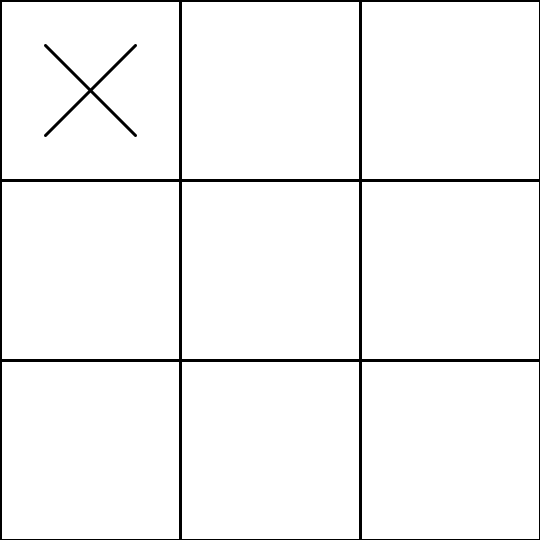
Frame 1 (no input)
Frame 60 (the mouse pressed at the canvas centre just before this capture): identical to frame 1, image omitted
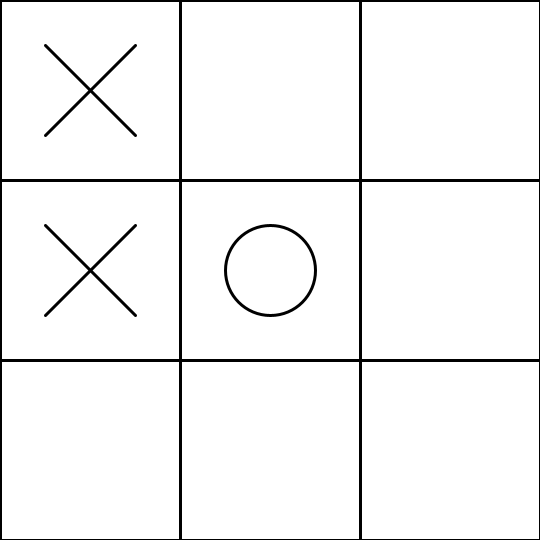
Frame 120 (the mouse held since frame 60 and released just before this capture)

The Processing sketch that drew these frames (run headless with seeded random() and noise(); from frame 60 on, the mouse is pressed at the canvas centre):

// Processing sketch: Tic_Tac_Toe
// ── Tic_Tac_Toe.pde
char[][] board;
int r;
char turn;
char human;
char algorithm;

void setup() {
  size(540, 540);
  r = width/3;
  board = new char[3][3];
  for (int i = 0; i < 3; i++) {
    for (int j = 0; j < 3; j++) {
      board[i][j] = ' ';
    }
  }
  for (int i = 0; i < 3; i++) {
    for (int j = 0; j < 3; j++) {
      rect(i*r, j*r, r, r);
    }
  }
  algorithmStart();
  //humanStart();
}

void algorithmStart() {
  algorithm = 'X';
  human = 'O';
  turn = 'A';
}

void humanStart() {
  human = 'X';
  algorithm = 'O';
  turn = 'H';
}

void draw() {
  switch(turn) {
  case 'A':
    bestMove();
    //randomMove();
    break;
  case 'H':
    if (mousePressed) {
      int x = floor(mouseX/r);
      int y = floor(mouseY/r);
      if (board[x][y] == ' ') {
        board[x][y] = human;
        turn = 'A';
      }
    }
    break;
  }

  background(255);
  stroke(0);
  strokeWeight(3);
  noFill();

  for (int i = 0; i < 3; i++) {
    for (int j = 0; j < 3; j++) {
      rect(i*r, j*r, r, r);
    }
  }

  for (int i = 0; i < 3; i++) {
    for (int j = 0; j < 3; j++) {
      if (board[i][j] == 'X') {
        line(i*r+0.25*r, j*r+0.25*r, i*r+0.75*r, j*r+0.75*r);
        line(i*r+0.75*r, j*r+0.25*r, i*r+0.25*r, j*r+0.75*r);
      }
      if (board[i][j] == 'O') {
        circle(i*r+0.5*r, j*r+0.5*r, 0.5*r);
      }
    }
  }

  char winner = checkWinner(board);
  if (winner != ' ') {
    switch(winner) {
    case 'A':
      println("Algorithm("+algorithm+") wins");
      break;
    case 'H':
      println("Human("+human+") wins");
      break;
    case '-':
      println("Tie");
      break;
    }
    noLoop();
  }
}

// ── Algorithms.pde
void randomMove() {
  int x = floor(random(3));
  int y = floor(random(3));
  if (board[x][y] == ' ') {
    board[x][y] = algorithm;
    turn = 'H';
  } else {
    randomMove();
  }
}

int bestX = -1;
int bestY = -1;

void bestMove() {
  char[][] grid = new char[3][3];
  for (int i = 0; i < 3; i++) {
    for (int j = 0; j < 3; j++) {
      grid[i][j] = board[i][j];
    }
  }
  minimax(grid, 0, 'A');
  board[bestX][bestY] = algorithm;
  turn = 'H';
}

int minimax(char[][] grid, int depth, char player) {
  char winner = checkWinner(grid);
  switch(winner) {
  case 'A':
    return 1;
  case 'H':
    return -1;
  case '-':
    return 0;
  }
  switch(player) {
  case 'A':
    int maxScore = -2;
    for (int i = 0; i < 3; i++) {
      for (int j = 0; j < 3; j++) {
        if (grid[i][j] == ' ') {
          grid[i][j] = algorithm;
          int score = minimax(grid, depth+1, 'H');
          grid[i][j] = ' ';
          if (score > maxScore) {
            maxScore = score;
            if (depth == 0) {
              bestX = i;
              bestY = j;
            }
          }
        }
      }
    }
    return maxScore;
  case 'H':
    int minScore = 2;
    for (int i = 0; i < 3; i++) {
      for (int j = 0; j < 3; j++) {
        if (grid[i][j] == ' ') {
          grid[i][j] = human;
          int score = minimax(grid, depth+1, 'A');
          grid[i][j] = ' ';
          if (score < minScore) {
            minScore = score;
          }
        }
      }
    }
    return minScore;
  default:
    return 0;
  }
}

// ── Winner.pde
char checkWinner(char[][] grid) {
  char winner = ' ';
  winner = check(grid, winner, 0, 0, 0, 1, 0, 2);
  winner = check(grid, winner, 1, 0, 1, 1, 1, 2);
  winner = check(grid, winner, 2, 0, 2, 1, 2, 2);
  winner = check(grid, winner, 0, 0, 1, 0, 2, 0);
  winner = check(grid, winner, 0, 1, 1, 1, 2, 1);
  winner = check(grid, winner, 0, 2, 1, 2, 2, 2);
  winner = check(grid, winner, 0, 0, 1, 1, 2, 2);
  winner = check(grid, winner, 0, 2, 1, 1, 2, 0);
  if (winner == algorithm) {
    winner = 'A';
  }
  if (winner == human) {
    winner = 'H';
  }
  int spacesLeft = count(grid);
  if ((winner == ' ') && (spacesLeft == 0)) {
    winner = '-';
  }
  return winner;
}

char check(char[][] grid, char winner, int i1, int j1, int i2, int j2, int i3, int j3) {
  if ((grid[i2][j2] != ' ') && (grid[i1][j1] == grid[i2][j2]) && (grid[i2][j2] == grid[i3][j3])) {
    winner = grid[i2][j2];
  }
  return winner;
}

int count(char[][] grid) {
  int emptySpaces = 0;
  for (int i = 0; i < 3; i++) {
    for (int j = 0; j < 3; j++) {
      if (grid[i][j] == ' ') {
        emptySpaces++;
      }
    }
  }
  return emptySpaces;
}
